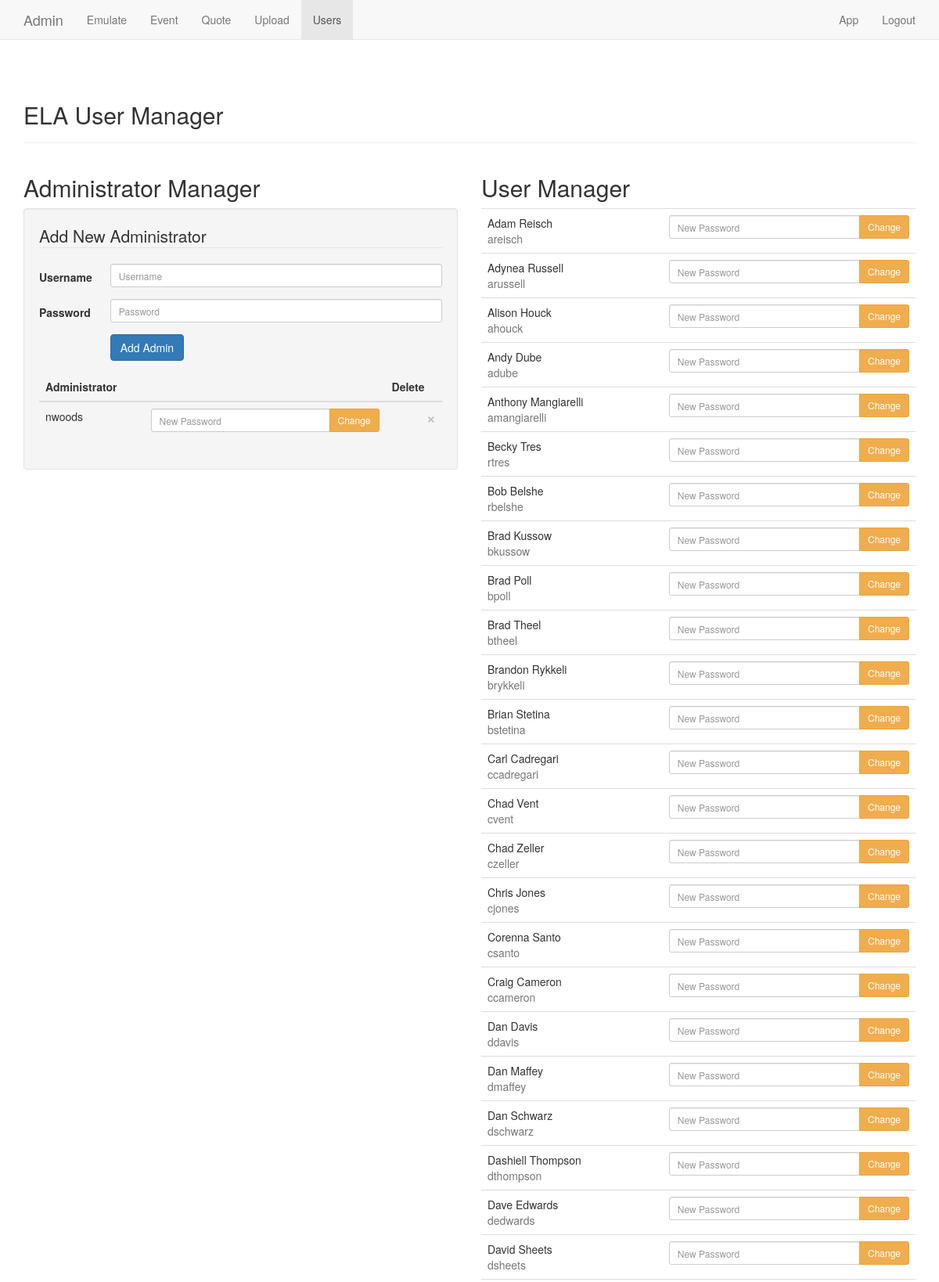
The app's page /admin/users.php (signed in, upper part) with its own data.
### tables this page shows
CREATE TABLE "user" (
'accountno' TEXT PRIMARY KEY NOT NULL,
'first' TEXT,
'last' TEXT,
'company' TEXT,
'title' TEXT,
'city' TEXT,
'state' TEXT,
'bio' TEXT,
'gradYear' TEXT,
'phone' TEXT,
'email' TEXT,
'user' TEXT,
'pass' TEXT
);

### admin/admin.class.php (called while the page is built, shortened)
<?php
function to_path() { return realpath(implode(DIRECTORY_SEPARATOR, func_get_args())); }
class Admin {
	function __construct() {
		$this->db = new PDO('sqlite:' . to_path(__DIR__, '..', 'db.sqlite3'));
	}
	public function requiresAdmin($redirect = true) {
		$test = isset($_SESSION['admin']);
		return $test;
	}
	public function getUsers() {
		return $this->db->query("SELECT * FROM user ORDER BY first, last;")->fetchAll(PDO::FETCH_ASSOC);
	}
	public function getAdmins() {
		return $this->db->query("SELECT admin, user FROM admin;")->fetchAll( PDO::FETCH_ASSOC );
	}
}
$admin = new Admin();

### admin/users.php (the view, shortened to what this page needs)
<?php
	require_once('admin.class.php');
	$admin->requiresAdmin();
	$admins = $admin->getAdmins();
	$users = $admin->getUsers();
?>
<div class="page-header clearfix">
	<h2>ELA User Manager</h2>
</div>
<div class="row">
	<div class="col-md-6">
		<h2>Administrator Manager</h2>
		<div class="well">
			<form role="form" method="post" class="form-horizontal">
				<fieldset>
					<legend>Add New Administrator</legend>
					<div class="form-group">
						<label for="user" class="col-sm-2 control-label">Username</label>
						<div class="col-sm-10">
							<input type="text" class="form-control input-sm" id="user" placeholder="Username" name="user" required>
						</div>
					</div>
					<div class="form-group">
						<label for="pass" class="col-sm-2 control-label">Password</label>
						<div class="col-sm-10">
							<input type="password" class="form-control input-sm" id="pass" placeholder="Password" name="pass" required>
						</div>
					</div>
					<div class="form-group">
						<div class="col-sm-offset-2 col-sm-10">
							<button type="submit" class="btn btn-primary" name="action" value="add-admin">Add Admin</button>
						</div>
					</div>
				</fieldset>
			</form>
			<table class="table">
				<thead>
					<tr>
						<th>Administrator</th>
						<th></th>
						<th>Delete</td>
					</tr>
				</thead>
				<tbody>
					<?php foreach ($admins as $admin): ?>
						<tr>
							<td>
								<?php echo $admin['user']; ?>
							</td>
							<td>
								<form method="post">
									<div class="input-group">
										<input type="password" name="pass" placeholder="New Password" class="form-control input-sm" required>
										<span class="input-group-btn">
											<button type="submit" name="action" value="pw-admin" class="btn btn-warning btn-sm">Change</button>
										</span>
									</div>
								</form>
							</td>
							<td>
								<form method="post">
									<button type="submit" name="action" value="rem-admin" class="close" aria-hidden="true">&times;</button>
								</form>
							</td>
						</tr>
					<?php endforeach; ?>
				</tbody>
			</table>
		</div>
	</div>
	<div class="col-md-6">
		<h2>User Manager</h2>
		<table class="table">
			<tbody>
				<?php foreach ($users as $user): ?>
					<tr>
						<td>
							<?php echo $user['first'] . ' ' . $user['last']; ?><br/>
							<span class="text-muted"><?php echo $user['user']; ?></span>
						</td>
						<td>
							<form method="post">
								<div class="input-group">
									<input type="password" name="pass" placeholder="New Password" class="form-control input-sm" required>
									<span class="input-group-btn">
										<button type="submit" name="action" value="pw-user" class="btn btn-warning btn-sm">Change</button>
									</span>
								</div>
							</form>
						</td>
					</tr>
				<?php endforeach; ?>
			</tbody>
	</div>
</div>

### records on screen
user: first "Adam", last "Reisch", user "areisch"
user: first "Adynea", last "Russell", user "arussell"
user: first "Alison", last "Houck", user "ahouck"
user: first "Andy", last "Dube", user "adube"
user: first "Anthony", last "Mangiarelli", user "amangiarelli"
user: first "Becky", last "Tres", user "rtres"
user: first "Bob", last "Belshe", user "rbelshe"
user: first "Brad", last "Kussow", user "bkussow"
user: first "Brad", last "Poll", user "bpoll"
user: first "Brad", last "Theel", user "btheel"
user: first "Brandon", last "Rykkeli", user "brykkeli"
user: first "Brian", last "Stetina", user "bstetina"
user: first "Carl", last "Cadregari", user "ccadregari"
user: first "Chad", last "Vent", user "cvent"
user: first "Chad", last "Zeller", user "czeller"
user: first "Chris", last "Jones", user "cjones"
user: first "Corenna", last "Santo", user "csanto"
user: first "Craig", last "Cameron", user "ccameron"
user: first "Dan", last "Davis", user "ddavis"
user: first "Dan", last "Maffey", user "dmaffey"
user: first "Dan", last "Schwarz", user "dschwarz"
user: first "Dashiell", last "Thompson", user "dthompson"
user: first "Dave", last "Edwards", user "dedwards"
user: first "David", last "Sheets", user "dsheets"

### other values on screen
$admin['user'] "nwoods"
